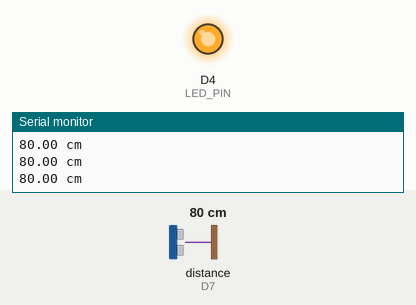
This sketch was run on a simulated ESP8266 (NodeMCU). Parts: output pins drawn as LEDs (lit = HIGH), the last lines printed to the serial monitor. The test bench sets the inputs (shaded band); at power-on: distance to the obstacle (sensor on D7) 80 cm. The echo pulse lasts 58.3 µs per cm.

Above: at 1.2 s.
1.3 s: distance to the obstacle (sensor on D7) set to 54 cm
2.8 s: distance to the obstacle (sensor on D7) set to 46 cm
At 4.0 s:
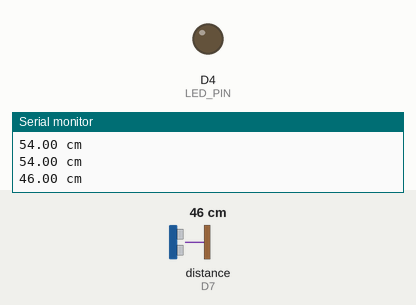
4.3 s: distance to the obstacle (sensor on D7) set to 60 cm
At 6.8 s:
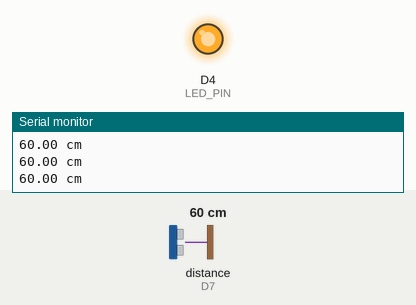
7.3 s: distance to the obstacle (sensor on D7) set to 2 cm
At 8.7 s:
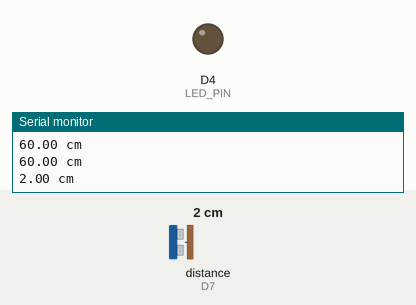
Timing chart, 0 to 9.8 s (numbered marks = the images above; inputs shaded):
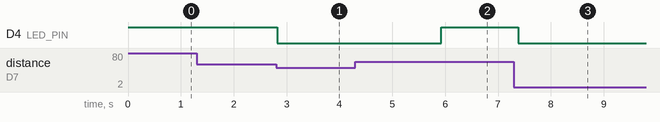

Measured:
- the behaviour switches between 51 and 50 cm on distance to the obstacle (sensor on D7) (found by bisection; images 0 and 1)
- after the input at 2.8 s, D4 (LED_PIN): HIGH → LOW at once
- after the input at 4.3 s, D4 (LED_PIN): LOW → HIGH after 1.6 s
- after the input at 7.3 s, D4 (LED_PIN): HIGH → LOW after 0.09 s

The sketch:

arduino-rangefinder.ino
```cpp
#include "Ultrasonic.h"

#define LED_PIN BUILTIN_LED
#define TRIG_PIN D6
#define ECHO_PIN D7
#define DISTANCE 50.00
#define TIMEOUT 3000

Ultrasonic ultrasonic(TRIG_PIN, ECHO_PIN);

void setup()
{
  Serial.begin(9600);

  pinMode(LED_PIN, OUTPUT);
  digitalWrite(LED_PIN, HIGH);
}

void loop()
{
  float dist_cm = ultrasonic.Ranging(CM);

  Serial.print(dist_cm);
  Serial.println(" cm");

  dist_cm <= DISTANCE ? light() : night();

  delay(100);
}

void light()
{
  digitalWrite(LED_PIN, LOW);
  delay(TIMEOUT);
}

void night()
{
  digitalWrite(LED_PIN, HIGH);
}
```
